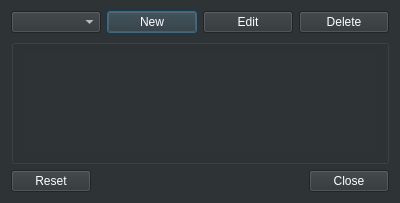
<?xml version="1.0" encoding="UTF-8"?>
<ui version="4.0">
 <class>PaletteControlWidget</class>
 <widget class="QDialog" name="PaletteControlWidget">
  <property name="geometry">
   <rect>
    <x>0</x>
    <y>0</y>
    <width>400</width>
    <height>203</height>
   </rect>
  </property>
  <property name="sizePolicy">
   <sizepolicy hsizetype="MinimumExpanding" vsizetype="MinimumExpanding">
    <horstretch>0</horstretch>
    <verstretch>0</verstretch>
   </sizepolicy>
  </property>
  <property name="palette">
   <palette>
    <active>
     <colorrole role="WindowText">
      <brush brushstyle="SolidPattern">
       <color alpha="255">
        <red>255</red>
        <green>255</green>
        <blue>255</blue>
       </color>
      </brush>
     </colorrole>
     <colorrole role="Button">
      <brush brushstyle="SolidPattern">
       <color alpha="255">
        <red>46</red>
        <green>52</green>
        <blue>54</blue>
       </color>
      </brush>
     </colorrole>
     <colorrole role="Light">
      <brush brushstyle="SolidPattern">
       <color alpha="255">
        <red>69</red>
        <green>78</green>
        <blue>81</blue>
       </color>
      </brush>
     </colorrole>
     <colorrole role="Midlight">
      <brush brushstyle="SolidPattern">
       <color alpha="255">
        <red>57</red>
        <green>65</green>
        <blue>67</blue>
       </color>
      </brush>
     </colorrole>
     <colorrole role="Dark">
      <brush brushstyle="SolidPattern">
       <color alpha="255">
        <red>23</red>
        <green>26</green>
        <blue>27</blue>
       </color>
      </brush>
     </colorrole>
     <colorrole role="Mid">
      <brush brushstyle="SolidPattern">
       <color alpha="255">
        <red>30</red>
        <green>34</green>
        <blue>36</blue>
       </color>
      </brush>
     </colorrole>
     <colorrole role="Text">
      <brush brushstyle="SolidPattern">
       <color alpha="255">
        <red>255</red>
        <green>255</green>
        <blue>255</blue>
       </color>
      </brush>
     </colorrole>
     <colorrole role="BrightText">
      <brush brushstyle="SolidPattern">
       <color alpha="255">
        <red>255</red>
        <green>255</green>
        <blue>255</blue>
       </color>
      </brush>
     </colorrole>
     <colorrole role="ButtonText">
      <brush brushstyle="SolidPattern">
       <color alpha="255">
        <red>255</red>
        <green>255</green>
        <blue>255</blue>
       </color>
      </brush>
     </colorrole>
     <colorrole role="Base">
      <brush brushstyle="SolidPattern">
       <color alpha="255">
        <red>0</red>
        <green>0</green>
        <blue>0</blue>
       </color>
      </brush>
     </colorrole>
     <colorrole role="Window">
      <brush brushstyle="SolidPattern">
       <color alpha="255">
        <red>46</red>
        <green>52</green>
        <blue>54</blue>
       </color>
      </brush>
     </colorrole>
     <colorrole role="Shadow">
      <brush brushstyle="SolidPattern">
       <color alpha="255">
        <red>0</red>
        <green>0</green>
        <blue>0</blue>
       </color>
      </brush>
     </colorrole>
     <colorrole role="AlternateBase">
      <brush brushstyle="SolidPattern">
       <color alpha="255">
        <red>23</red>
        <green>26</green>
        <blue>27</blue>
       </color>
      </brush>
     </colorrole>
     <colorrole role="ToolTipBase">
      <brush brushstyle="SolidPattern">
       <color alpha="255">
        <red>255</red>
        <green>255</green>
        <blue>220</blue>
       </color>
      </brush>
     </colorrole>
     <colorrole role="ToolTipText">
      <brush brushstyle="SolidPattern">
       <color alpha="255">
        <red>0</red>
        <green>0</green>
        <blue>0</blue>
       </color>
      </brush>
     </colorrole>
    </active>
    <inactive>
     <colorrole role="WindowText">
      <brush brushstyle="SolidPattern">
       <color alpha="255">
        <red>255</red>
        <green>255</green>
        <blue>255</blue>
       </color>
      </brush>
     </colorrole>
     <colorrole role="Button">
      <brush brushstyle="SolidPattern">
       <color alpha="255">
        <red>46</red>
        <green>52</green>
        <blue>54</blue>
       </color>
      </brush>
     </colorrole>
     <colorrole role="Light">
      <brush brushstyle="SolidPattern">
       <color alpha="255">
        <red>69</red>
        <green>78</green>
        <blue>81</blue>
       </color>
      </brush>
     </colorrole>
     <colorrole role="Midlight">
      <brush brushstyle="SolidPattern">
       <color alpha="255">
        <red>57</red>
        <green>65</green>
        <blue>67</blue>
       </color>
      </brush>
     </colorrole>
     <colorrole role="Dark">
      <brush brushstyle="SolidPattern">
       <color alpha="255">
        <red>23</red>
        <green>26</green>
        <blue>27</blue>
       </color>
      </brush>
     </colorrole>
     <colorrole role="Mid">
      <brush brushstyle="SolidPattern">
       <color alpha="255">
        <red>30</red>
        <green>34</green>
        <blue>36</blue>
       </color>
      </brush>
     </colorrole>
     <colorrole role="Text">
      <brush brushstyle="SolidPattern">
       <color alpha="255">
        <red>255</red>
        <green>255</green>
        <blue>255</blue>
       </color>
      </brush>
     </colorrole>
     <colorrole role="BrightText">
      <brush brushstyle="SolidPattern">
       <color alpha="255">
        <red>255</red>
        <green>255</green>
        <blue>255</blue>
       </color>
      </brush>
     </colorrole>
     <colorrole role="ButtonText">
      <brush brushstyle="SolidPattern">
       <color alpha="255">
        <red>255</red>
        <green>255</green>
        <blue>255</blue>
       </color>
      </brush>
     </colorrole>
     <colorrole role="Base">
      <brush brushstyle="SolidPattern">
       <color alpha="255">
        <red>0</red>
        <green>0</green>
        <blue>0</blue>
       </color>
      </brush>
     </colorrole>
     <colorrole role="Window">
      <brush brushstyle="SolidPattern">
       <color alpha="255">
        <red>46</red>
        <green>52</green>
        <blue>54</blue>
       </color>
      </brush>
     </colorrole>
     <colorrole role="Shadow">
      <brush brushstyle="SolidPattern">
       <color alpha="255">
        <red>0</red>
        <green>0</green>
        <blue>0</blue>
       </color>
      </brush>
     </colorrole>
     <colorrole role="AlternateBase">
      <brush brushstyle="SolidPattern">
       <color alpha="255">
        <red>23</red>
        <green>26</green>
        <blue>27</blue>
       </color>
      </brush>
     </colorrole>
     <colorrole role="ToolTipBase">
      <brush brushstyle="SolidPattern">
       <color alpha="255">
        <red>255</red>
        <green>255</green>
        <blue>220</blue>
       </color>
      </brush>
     </colorrole>
     <colorrole role="ToolTipText">
      <brush brushstyle="SolidPattern">
       <color alpha="255">
        <red>0</red>
        <green>0</green>
        <blue>0</blue>
       </color>
      </brush>
     </colorrole>
    </inactive>
    <disabled>
     <colorrole role="WindowText">
      <brush brushstyle="SolidPattern">
       <color alpha="255">
        <red>23</red>
        <green>26</green>
        <blue>27</blue>
       </color>
      </brush>
     </colorrole>
     <colorrole role="Button">
      <brush brushstyle="SolidPattern">
       <color alpha="255">
        <red>46</red>
        <green>52</green>
        <blue>54</blue>
       </color>
      </brush>
     </colorrole>
     <colorrole role="Light">
      <brush brushstyle="SolidPattern">
       <color alpha="255">
        <red>69</red>
        <green>78</green>
        <blue>81</blue>
       </color>
      </brush>
     </colorrole>
     <colorrole role="Midlight">
      <brush brushstyle="SolidPattern">
       <color alpha="255">
        <red>57</red>
        <green>65</green>
        <blue>67</blue>
       </color>
      </brush>
     </colorrole>
     <colorrole role="Dark">
      <brush brushstyle="SolidPattern">
       <color alpha="255">
        <red>23</red>
        <green>26</green>
        <blue>27</blue>
       </color>
      </brush>
     </colorrole>
     <colorrole role="Mid">
      <brush brushstyle="SolidPattern">
       <color alpha="255">
        <red>30</red>
        <green>34</green>
        <blue>36</blue>
       </color>
      </brush>
     </colorrole>
     <colorrole role="Text">
      <brush brushstyle="SolidPattern">
       <color alpha="255">
        <red>23</red>
        <green>26</green>
        <blue>27</blue>
       </color>
      </brush>
     </colorrole>
     <colorrole role="BrightText">
      <brush brushstyle="SolidPattern">
       <color alpha="255">
        <red>255</red>
        <green>255</green>
        <blue>255</blue>
       </color>
      </brush>
     </colorrole>
     <colorrole role="ButtonText">
      <brush brushstyle="SolidPattern">
       <color alpha="255">
        <red>23</red>
        <green>26</green>
        <blue>27</blue>
       </color>
      </brush>
     </colorrole>
     <colorrole role="Base">
      <brush brushstyle="SolidPattern">
       <color alpha="255">
        <red>46</red>
        <green>52</green>
        <blue>54</blue>
       </color>
      </brush>
     </colorrole>
     <colorrole role="Window">
      <brush brushstyle="SolidPattern">
       <color alpha="255">
        <red>46</red>
        <green>52</green>
        <blue>54</blue>
       </color>
      </brush>
     </colorrole>
     <colorrole role="Shadow">
      <brush brushstyle="SolidPattern">
       <color alpha="255">
        <red>0</red>
        <green>0</green>
        <blue>0</blue>
       </color>
      </brush>
     </colorrole>
     <colorrole role="AlternateBase">
      <brush brushstyle="SolidPattern">
       <color alpha="255">
        <red>46</red>
        <green>52</green>
        <blue>54</blue>
       </color>
      </brush>
     </colorrole>
     <colorrole role="ToolTipBase">
      <brush brushstyle="SolidPattern">
       <color alpha="255">
        <red>255</red>
        <green>255</green>
        <blue>220</blue>
       </color>
      </brush>
     </colorrole>
     <colorrole role="ToolTipText">
      <brush brushstyle="SolidPattern">
       <color alpha="255">
        <red>0</red>
        <green>0</green>
        <blue>0</blue>
       </color>
      </brush>
     </colorrole>
    </disabled>
   </palette>
  </property>
  <property name="windowTitle">
   <string>Palette Editor</string>
  </property>
  <layout class="QVBoxLayout" name="verticalLayout">
   <item>
    <layout class="QHBoxLayout" name="paletteSelectLayout">
     <property name="spacing">
      <number>6</number>
     </property>
     <item>
      <widget class="QComboBox" name="paletteComboBox"/>
     </item>
     <item>
      <widget class="QPushButton" name="createPaletteButton">
       <property name="toolTip">
        <string/>
       </property>
       <property name="text">
        <string>New</string>
       </property>
      </widget>
     </item>
     <item>
      <widget class="QPushButton" name="editPaletteButton">
       <property name="text">
        <string>Edit</string>
       </property>
      </widget>
     </item>
     <item>
      <widget class="QPushButton" name="removeButton">
       <property name="toolTip">
        <string/>
       </property>
       <property name="text">
        <string>Delete</string>
       </property>
      </widget>
     </item>
    </layout>
   </item>
   <item>
    <widget class="QGroupBox" name="colorsGroupBox">
     <property name="title">
      <string notr="true"/>
     </property>
     <property name="flat">
      <bool>true</bool>
     </property>
     <layout class="QGridLayout" name="gridLayout">
      <item row="0" column="0">
       <widget class="QScrollArea" name="scrollArea">
        <property name="frameShape">
         <enum>QFrame::NoFrame</enum>
        </property>
        <property name="frameShadow">
         <enum>QFrame::Plain</enum>
        </property>
        <property name="lineWidth">
         <number>0</number>
        </property>
        <property name="widgetResizable">
         <bool>true</bool>
        </property>
        <widget class="QWidget" name="scrollAreaWidgetContents">
         <property name="geometry">
          <rect>
           <x>0</x>
           <y>0</y>
           <width>358</width>
           <height>77</height>
          </rect>
         </property>
         <layout class="QGridLayout" name="gridLayout_2">
          <item row="0" column="0">
           <layout class="QHBoxLayout" name="colorsLayout"/>
          </item>
         </layout>
        </widget>
       </widget>
      </item>
     </layout>
    </widget>
   </item>
   <item>
    <widget class="QDialogButtonBox" name="buttonBox">
     <property name="orientation">
      <enum>Qt::Horizontal</enum>
     </property>
     <property name="standardButtons">
      <set>QDialogButtonBox::Close|QDialogButtonBox::Reset</set>
     </property>
    </widget>
   </item>
  </layout>
 </widget>
 <tabstops>
  <tabstop>paletteComboBox</tabstop>
  <tabstop>createPaletteButton</tabstop>
  <tabstop>editPaletteButton</tabstop>
  <tabstop>removeButton</tabstop>
  <tabstop>scrollArea</tabstop>
 </tabstops>
 <resources/>
 <connections>
  <connection>
   <sender>buttonBox</sender>
   <signal>accepted()</signal>
   <receiver>PaletteControlWidget</receiver>
   <slot>accept()</slot>
   <hints>
    <hint type="sourcelabel">
     <x>257</x>
     <y>193</y>
    </hint>
    <hint type="destinationlabel">
     <x>157</x>
     <y>274</y>
    </hint>
   </hints>
  </connection>
  <connection>
   <sender>buttonBox</sender>
   <signal>rejected()</signal>
   <receiver>PaletteControlWidget</receiver>
   <slot>reject()</slot>
   <hints>
    <hint type="sourcelabel">
     <x>325</x>
     <y>193</y>
    </hint>
    <hint type="destinationlabel">
     <x>286</x>
     <y>274</y>
    </hint>
   </hints>
  </connection>
 </connections>
</ui>
